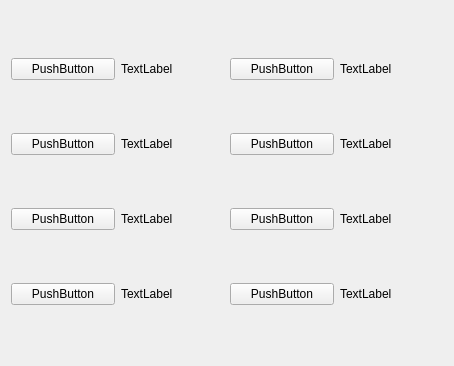
<?xml version="1.0" encoding="UTF-8"?>
<ui version="4.0">
 <class>GameSettingsWidget</class>
 <widget class="QWidget" name="GameSettingsWidget">
  <property name="geometry">
   <rect>
    <x>0</x>
    <y>0</y>
    <width>454</width>
    <height>366</height>
   </rect>
  </property>
  <property name="windowTitle">
   <string>Настройки Ожидания оппонентов</string>
  </property>
  <layout class="QGridLayout" name="gridLayout">
   <item row="1" column="2">
    <widget class="QPushButton" name="btn_MaxNumberOfPlayers">
     <property name="text">
      <string>PushButton</string>
     </property>
    </widget>
   </item>
   <item row="1" column="0">
    <widget class="QPushButton" name="btn_TimeToMove">
     <property name="text">
      <string>PushButton</string>
     </property>
    </widget>
   </item>
   <item row="2" column="0">
    <widget class="QPushButton" name="btn_TimeToThink">
     <property name="text">
      <string>PushButton</string>
     </property>
    </widget>
   </item>
   <item row="4" column="0">
    <widget class="QPushButton" name="btn_DiplomacyTime">
     <property name="text">
      <string>PushButton</string>
     </property>
    </widget>
   </item>
   <item row="3" column="0">
    <widget class="QPushButton" name="btn_TimeForOpponentsDecision">
     <property name="text">
      <string>PushButton</string>
     </property>
    </widget>
   </item>
   <item row="1" column="1">
    <widget class="QLabel" name="lbl_TimeToMove">
     <property name="text">
      <string>TextLabel</string>
     </property>
    </widget>
   </item>
   <item row="2" column="1">
    <widget class="QLabel" name="lbl_TimeToThink">
     <property name="text">
      <string>TextLabel</string>
     </property>
    </widget>
   </item>
   <item row="3" column="1">
    <widget class="QLabel" name="lbl_TimeForOpponentsDecision">
     <property name="text">
      <string>TextLabel</string>
     </property>
    </widget>
   </item>
   <item row="4" column="1">
    <widget class="QLabel" name="lbl_DiplomacyTime">
     <property name="text">
      <string>TextLabel</string>
     </property>
    </widget>
   </item>
   <item row="1" column="3">
    <widget class="QLabel" name="lbl_MaximumNumberOfPlayers">
     <property name="text">
      <string>TextLabel</string>
     </property>
    </widget>
   </item>
   <item row="2" column="2">
    <widget class="QPushButton" name="btn_HasAddonWildAxe">
     <property name="text">
      <string>PushButton</string>
     </property>
    </widget>
   </item>
   <item row="2" column="3">
    <widget class="QLabel" name="lbl_HasAddonWildAxe">
     <property name="text">
      <string>TextLabel</string>
     </property>
    </widget>
   </item>
   <item row="3" column="2">
    <widget class="QPushButton" name="btn_HasAddonClericalErrors">
     <property name="text">
      <string>PushButton</string>
     </property>
    </widget>
   </item>
   <item row="3" column="3">
    <widget class="QLabel" name="lbl_HasAddonClericalErrors">
     <property name="text">
      <string>TextLabel</string>
     </property>
    </widget>
   </item>
   <item row="4" column="2">
    <widget class="QPushButton" name="btn_RulesType">
     <property name="text">
      <string>PushButton</string>
     </property>
    </widget>
   </item>
   <item row="4" column="3">
    <widget class="QLabel" name="lbl_RulesType">
     <property name="text">
      <string>TextLabel</string>
     </property>
    </widget>
   </item>
  </layout>
 </widget>
 <resources/>
 <connections/>
</ui>
